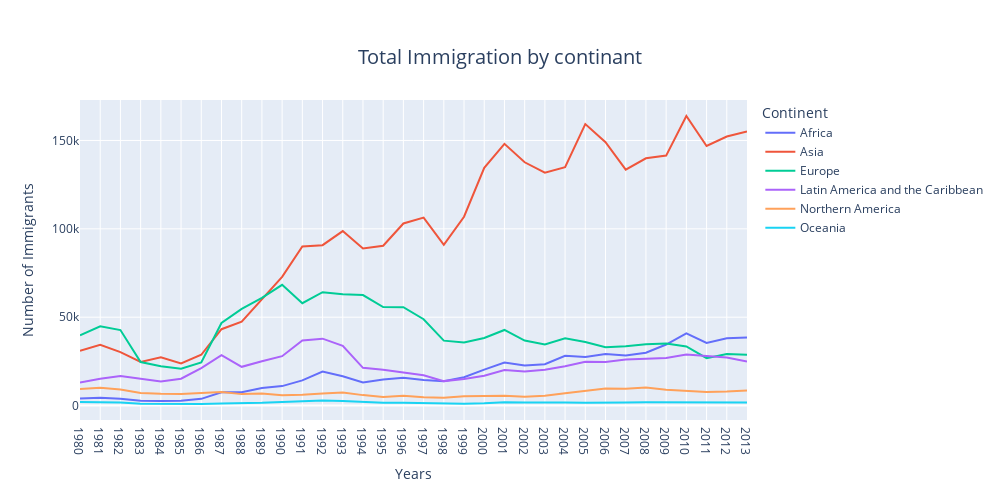

Notebook source saved alongside this figure:
### Markdown cell above
Generate an interactive line plot using Plotly Express to depict the total immigration trends for each continent over the specified years. The plot is designed to facilitate exploration and interaction, and it has been customized for improved visualization.

### Code cell
df_cont = df_can[['Continent'] + years].groupby('Continent').sum().transpose()

# Create an interactive line plot using Plotly Express
fig = px.line(df_cont, title='Total Immigration by continant',
              labels={'value': 'Number of Immigrants', 'index': 'Years'},
              line_shape='linear')

# Customize the layout
fig.update_layout(xaxis_title='Years', yaxis_title='Number of Immigrants', width=1000, height=500)
fig.update_layout(title_text='Total Immigration by continant', title=dict(font=dict(size=20), x=0.5, y=0.9))

# Show the interactive plot
fig.show()

### Figure 1 — Plotly figure (JSON) as saved in the notebook; plotly's stock layout.template omitted (floating-point values rounded to 4 significant figures)
{"data": [{"hovertemplate": "Continent=Africa<br>Years=%{x}<br>Number of Immigrants=%{y}<extra></extra>", "legendgroup": "Africa", "line": {"color": "#636efa", "dash": "solid", "shape": "linear"}, "marker": {"symbol": "circle"}, "mode": "lines", "name": "Africa", "orientation": "v", "showlegend": true, "type": "scatter", "x": ["1980", "1981", "1982", "1983", "1984", "1985", "1986", "1987", "1988", "1989", "1990", "1991", "1992", "1993", "1994", "1995", "1996", "1997", "1998", "1999", "2000", "2001", "2002", "2003", "2004", "2005", "2006", "2007", "2008", "2009", "2010", "2011", "2012", "2013"], "xaxis": "x", "y": [3951, 4363, 3819, 2671, 2639, 2650, 3782, 7494, 7552, 9894, 11012, 14228, 19242, 16531, 13072, 14806, 15700, 14471, 13791, 15996, 20346, 24292, 22710, 23366, 28192, 27523, 29188, 28284, 29890, 34534, 40892, 35441, 38083, 38543], "yaxis": "y"}, {"hovertemplate": "Continent=Asia<br>Years=%{x}<br>Number of Immigrants=%{y}<extra></extra>", "legendgroup": "Asia", "line": {"color": "#EF553B", "dash": "solid", "shape": "linear"}, "marker": {"symbol": "circle"}, "mode": "lines", "name": "Asia", "orientation": "v", "showlegend": true, "type": "scatter", "x": ["1980", "1981", "1982", "1983", "1984", "1985", "1986", "1987", "1988", "1989", "1990", "1991", "1992", "1993", "1994", "1995", "1996", "1997", "1998", "1999", "2000", "2001", "2002", "2003", "2004", "2005", "2006", "2007", "2008", "2009", "2010", "2011", "2012", "2013"], "xaxis": "x", "y": [31025, 34314, 30214, 24696, 27274, 23850, 28739, 43203, 47454, 60256, 72829, 89964, 90752, 98737, 88852, 90424, 103030, 106383, 90929, 106844, 134544, 148083, 137653, 131769, 134850, 159253, 149054, 133459, 139894, 141434, 163845, 146894, 152218, 155075], "yaxis": "y"}, {"hovertemplate": "Continent=Europe<br>Years=%{x}<br>Number of Immigrants=%{y}<extra></extra>", "legendgroup": "Europe", "line": {"color": "#00cc96", "dash": "solid", "shape": "linear"}, "marker": {"symbol": "circle"}, "mode": "lines", "name": "Europe", "orientation": "v", "showlegend": true, "type": "scatter", "x": ["1980", "1981", "1982", "1983", "1984", "1985", "1986", "1987", "1988", "1989", "1990", "1991", "1992", "1993", "1994", "1995", "1996", "1997", "1998", "1999", "2000", "2001", "2002", "2003", "2004", "2005", "2006", "2007", "2008", "2009", "2010", "2011", "2012", "2013"], "xaxis": "x", "y": [39760, 44802, 42720, 24638, 22287, 20844, 24370, 46698, 54726, 60893, 68301, 57938, 64123, 62937, 62531, 55764, 55642, 48841, 36719, 35639, 38215, 42779, 36798, 34556, 38082, 35955, 33053, 33495, 34692, 35078, 33425, 26778, 29177, 28691], "yaxis": "y"}, {"hovertemplate": "Continent=Latin America and the Caribbean<br>Years=%{x}<br>Number of Immigrants=%{y}<extra></extra>", "legendgroup": "Latin America and the Caribbean", "line": {"color": "#ab63fa", "dash": "solid", "shape": "linear"}, "marker": {"symbol": "circle"}, "mode": "lines", "name": "Latin America and the Caribbean", "orientation": "v", "showlegend": true, "type": "scatter", "x": ["1980", "1981", "1982", "1983", "1984", "1985", "1986", "1987", "1988", "1989", "1990", "1991", "1992", "1993", "1994", "1995", "1996", "1997", "1998", "1999", "2000", "2001", "2002", "2003", "2004", "2005", "2006", "2007", "2008", "2009", "2010", "2011", "2012", "2013"], "xaxis": "x", "y": [13081, 15215, 16769, 15427, 13678, 15171, 21179, 28471, 21924, 25060, 27942, 36827, 37853, 33840, 21341, 20262, 18645, 17174, 13830, 15088, 16898, 20067, 19317, 20263, 22181, 24747, 24676, 26011, 26547, 26867, 28818, 27856, 27173, 24950], "yaxis": "y"}, {"hovertemplate": "Continent=Northern America<br>Years=%{x}<br>Number of Immigrants=%{y}<extra></extra>", "legendgroup": "Northern America", "line": {"color": "#FFA15A", "dash": "solid", "shape": "linear"}, "marker": {"symbol": "circle"}, "mode": "lines", "name": "Northern America", "orientation": "v", "showlegend": true, "type": "scatter", "x": ["1980", "1981", "1982", "1983", "1984", "1985", "1986", "1987", "1988", "1989", "1990", "1991", "1992", "1993", "1994", "1995", "1996", "1997", "1998", "1999", "2000", "2001", "2002", "2003", "2004", "2005", "2006", "2007", "2008", "2009", "2010", "2011", "2012", "2013"], "xaxis": "x", "y": [9378, 10030, 9074, 7100, 6661, 6543, 7074, 7705, 6469, 6790, 5895, 6057, 6846, 7438, 5902, 4891, 5516, 4753, 4437, 5196, 5433, 5604, 4948, 5543, 6990, 8394, 9613, 9463, 10190, 8995, 8142, 7677, 7892, 8503], "yaxis": "y"}, {"hovertemplate": "Continent=Oceania<br>Years=%{x}<br>Number of Immigrants=%{y}<extra></extra>", "legendgroup": "Oceania", "line": {"color": "#19d3f3", "dash": "solid", "shape": "linear"}, "marker": {"symbol": "circle"}, "mode": "lines", "name": "Oceania", "orientation": "v", "showlegend": true, "type": "scatter", "x": ["1980", "1981", "1982", "1983", "1984", "1985", "1986", "1987", "1988", "1989", "1990", "1991", "1992", "1993", "1994", "1995", "1996", "1997", "1998", "1999", "2000", "2001", "2002", "2003", "2004", "2005", "2006", "2007", "2008", "2009", "2010", "2011", "2012", "2013"], "xaxis": "x", "y": [1942, 1839, 1675, 1018, 878, 920, 904, 1200, 1181, 1539, 2075, 2495, 2871, 2566, 1967, 1565, 1552, 1263, 1021, 1055, 1276, 1818, 1685, 1800, 1788, 1585, 1473, 1693, 1834, 1860, 1834, 1548, 1679, 1775], "yaxis": "y"}], "layout": {"height": 500, "legend": {"title": {"text": "Continent"}, "tracegroupgap": 0}, "title": {"font": {"size": 20}, "text": "Total Immigration by continant", "x": 0.5, "y": 0.9}, "width": 1000, "xaxis": {"anchor": "y", "autorange": true, "domain": [0, 1], "range": [0, 33], "title": {"text": "Years"}, "type": "category"}, "yaxis": {"anchor": "x", "autorange": true, "domain": [0, 1], "range": [-8176.0, 172900.0], "title": {"text": "Number of Immigrants"}, "type": "linear"}}}
